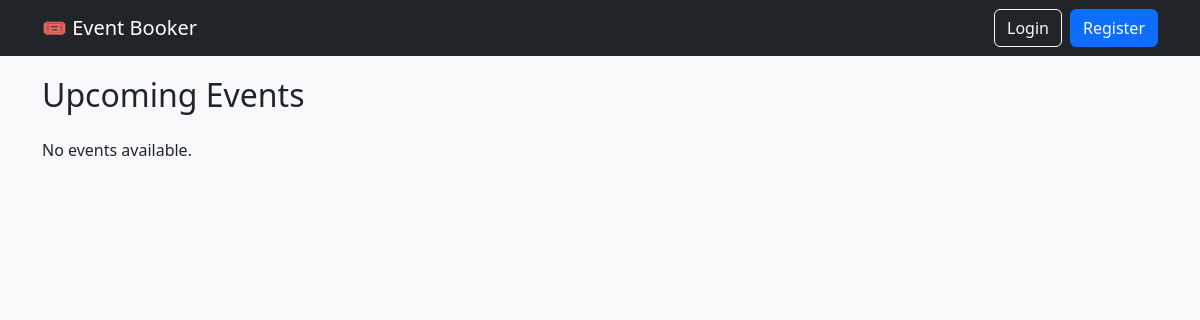
Page /events/ on the earlier database version.
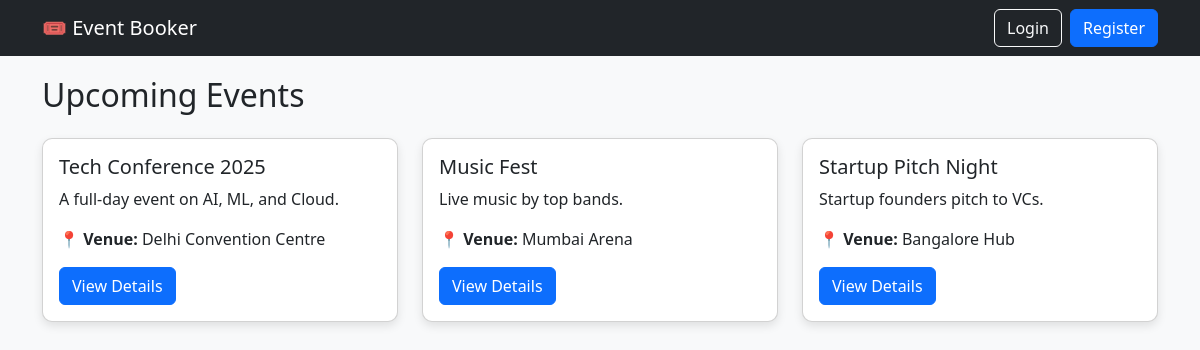
Same page on the later database version.
### events/models.py (models this page shows, shortened)
class Event(models.Model):
    title = models.CharField(max_length=200)
    description = models.TextField()
    venue = models.CharField(max_length=200)
    date_time = models.DateTimeField()
    capacity = models.IntegerField()
    price = models.DecimalField(max_digits=10, decimal_places=2, default=0.00)
    image = models.ImageField(upload_to='event_images/', blank=True, null=True)
    category = models.ForeignKey(Category, on_delete=models.SET_NULL, null=True, blank=True)
    created_by = models.ForeignKey(User, on_delete=models.CASCADE)

### events/views.py (the view)
# urls.py: path('events/', views.event_list, name='event_list'),
def event_list(request):
    category = request.GET.get('category')  # get category from query string
    if category:
        events = Event.objects.filter(category__name=category).order_by('date_time')
    else:
        events = Event.objects.all().order_by('date_time')
    categories = Category.objects.all()  # send all categories to template
    return render(request, 'events/event_list.html', {'events': events, 'categories': categories, 'selected_category': category})

### templates/events/event_list.html (shortened to what this page needs)
{% extends "base.html" %}
{% block content %}
<h2 class="mb-4">Upcoming Events</h2>
<div class="row">
    {% for event in events %}
        <div class="col-md-4 mb-4">
            <div class="card event-card">
                <div class="card-body">
                    <h5 class="card-title">{{ event.title }}</h5>
                    <p class="card-text">{{ event.description|truncatewords:20 }}</p>
                    <p><b>📍 Venue:</b> {{ event.venue }}</p>
                    <a href="{% url 'event_detail' event.pk %}" class="btn btn-primary">View Details</a>
                </div>
            </div>
        </div>
    {% empty %}
        <p>No events available.</p>
    {% endfor %}
</div>
{% endblock %}

### templates/base.html (shortened to what this page needs)
<!DOCTYPE html>
<html lang="en">
<head>
    <link href="https://cdn.jsdelivr.net/npm/bootstrap@5.3.2/dist/css/bootstrap.min.css" rel="stylesheet">
</head>
<body>
    <nav class="navbar navbar-expand-lg navbar-dark bg-dark">
        <div class="container">
            <a class="navbar-brand" href="{% url 'home' %}">🎟 Event Booker</a>
            <div class="collapse navbar-collapse" id="navbarNav">
                <ul class="navbar-nav ms-auto">
                    {% if user.is_authenticated %}
                        <li class="nav-item">
                            <a class="nav-link" href="{% url 'event_list' %}">Events</a>
                        </li>
                        <li class="nav-item">
                            <a class="nav-link" href="{% url 'my_bookings' %}">My Bookings</a>
                        </li>
                        <li class="nav-item">
                            <span class="navbar-text text-light me-2">
                                Hello, {{ user.username }} 👋
                            </span>
                        </li>
                        <li class="nav-item">
                            <button class="btn btn-danger ms-2" data-bs-toggle="modal" data-bs-target="#logoutModal">
                                Logout
                            </button>
                        </li>
                    {% else %}
                        <li class="nav-item">
                            <a class="btn btn-outline-light me-2" href="{% url 'login' %}">Login</a>
                        </li>
                        <li class="nav-item">
                            <a class="btn btn-primary" href="{% url 'register' %}">Register</a>
                        </li>
                    {% endif %}
                </ul>
            </div>
        </div>
    </nav>
    <div class="container">
        {% block content %}{% endblock %}
    </div>
</body>
</html>

### templates/base.html (style rules this page uses)
body { background-color: #f8f9fa; }
.navbar { margin-bottom: 20px; }
.event-card { border-radius: 10px; overflow: hidden; box-shadow: 0px 4px 10px rgba(0,0,0,0.1); }

Differences in the rows shown:
added Event: title "Tech Conference 2025", description "A full-day event on AI, ML, and Cloud.", venue "Delhi Convention Centre"
added Event: title "Music Fest", description "Live music by top bands.", venue "Mumbai Arena"
added Event: title "Startup Pitch Night", description "Startup founders pitch to VCs.", venue "Bangalore Hub"
Other differences:
text no longer shown: "No events available."
